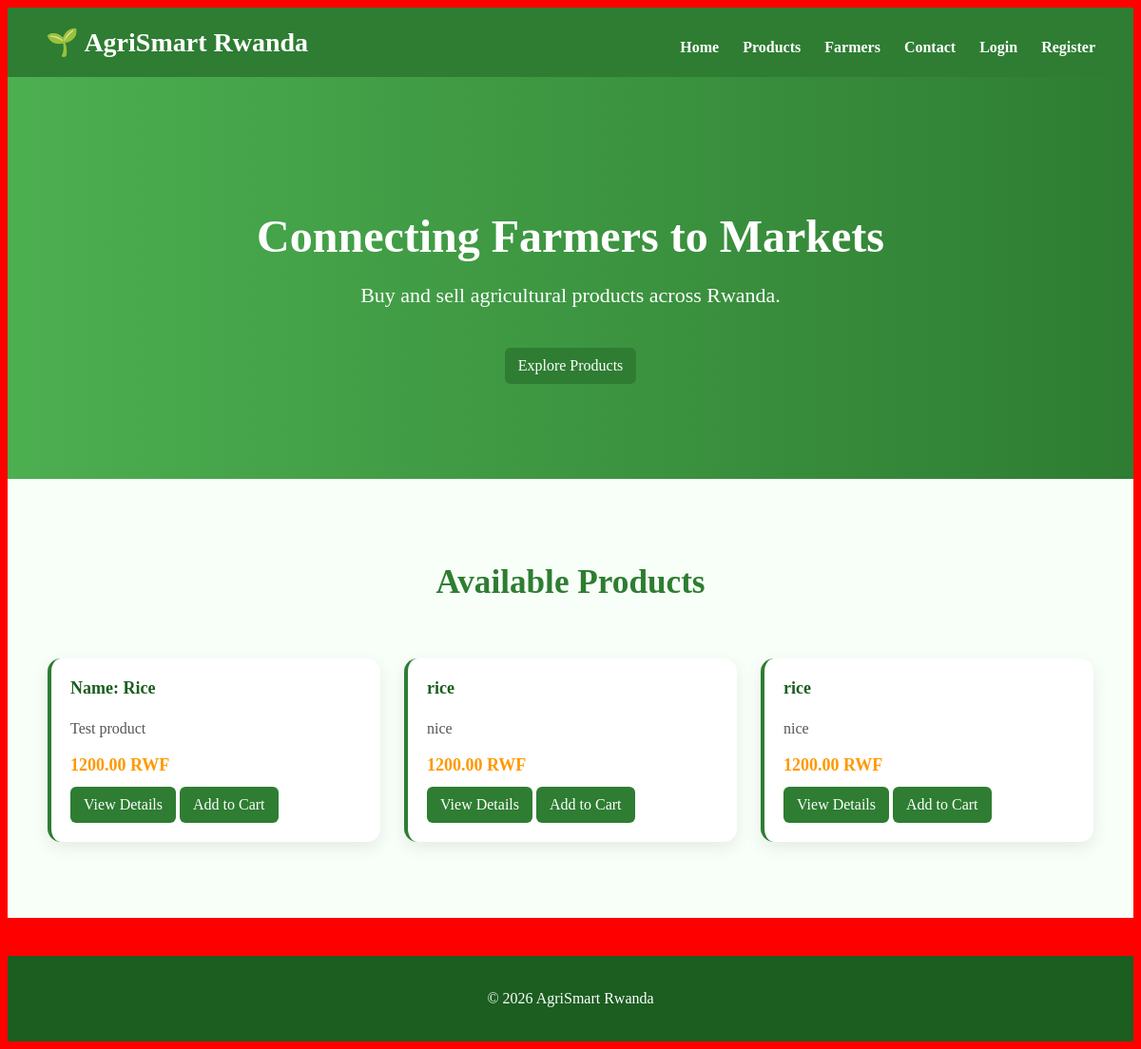
The page / on the database its author committed.
### marketplace/models.py (models this page shows, shortened)
class Product(models.Model):
    name = models.CharField(max_length=200)
    description = models.TextField()
    price = models.DecimalField(max_digits=10, decimal_places=2)
    image = models.ImageField(upload_to='products/', blank=True, null=True)
    stock = models.PositiveIntegerField(default=0)

### marketplace/views.py (the view)
# urls.py: path('', views.home, name='home'),
def home(request):
    products = Product.objects.all()
    return render(request, 'home.html', {'products': products})

### templates/home.html
{% extends 'base.html' %}
{% block content %}
<section class="hero">
    <h2>Connecting Farmers to Markets</h2>
    <p>Buy and sell agricultural products across Rwanda.</p>
    <a href="#products" class="btn">Explore Products</a>
</section>
<section class="products" id="products">
    <h2>Available Products</h2>
    <div class="product-grid">
        {% for product in products %}
        <div class="card">
            <h3>
                <a href="/product/{{ product.id }}/">
                    {{ product.name }}
                </a>
            </h3>
            <p>{{ product.description }}</p>
            <div class="price">
                {{ product.price }} RWF
            </div>
            <a class="btn" href="/product/{{ product.id }}/">
                View Details
            </a>
<a href="/cart/add/{{ product.id }}/" class="btn">
    Add to Cart
</a>
        </div>
        {% endfor %}
    </div>
</section>
{% endblock %}

### static/css/style.css (style rules this page uses)
body { background: red !important; }
.hero { text-align: center; padding: 100px 20px; background: linear-gradient(to right, #4caf50, #2e7d32); color: white; }
.hero h2 { font-size: 48px; margin-bottom: 20px; }
.hero p { font-size: 22px; margin-bottom: 30px; }
.btn { display: inline-block; margin-top: 12px; padding: 10px 14px; background: #2e7d32; color: white; text-decoration: none; border-radius: 6px; transition: 0.3s; }
.products { padding: 60px 20px; background: #f8fff8; }
.products h2 { text-align: center; font-size: 2.2rem; color: #2e7d32; margin-bottom: 40px; }
.product-grid { display: grid; grid-template-columns: repeat(auto-fit, minmax(260px, 1fr)); gap: 25px; max-width: 1100px; margin: 0 auto; padding: 20px; }
.card { background: #fff; border-radius: 14px; padding: 20px; box-shadow: 0 6px 18px rgba(0,0,0,0.08); transition: 0.3s ease; border-left: 4px solid #2e7d32; }
.card h3 { margin-top: 0; }
.card h3 a { text-decoration: none; color: #1b5e20; font-size: 18px; font-weight: bold; }
.card p { color: #555; line-height: 1.6; }
.price { font-size: 18px; font-weight: bold; color: #ff9800; margin-top: 10px; }

### rows shown on the page
Product: name "Name: Rice", description "Test product", price "1200.00"
Product: name "rice", description "nice", price "1200.00"
Product: name "rice", description "nice", price "1200.00"
